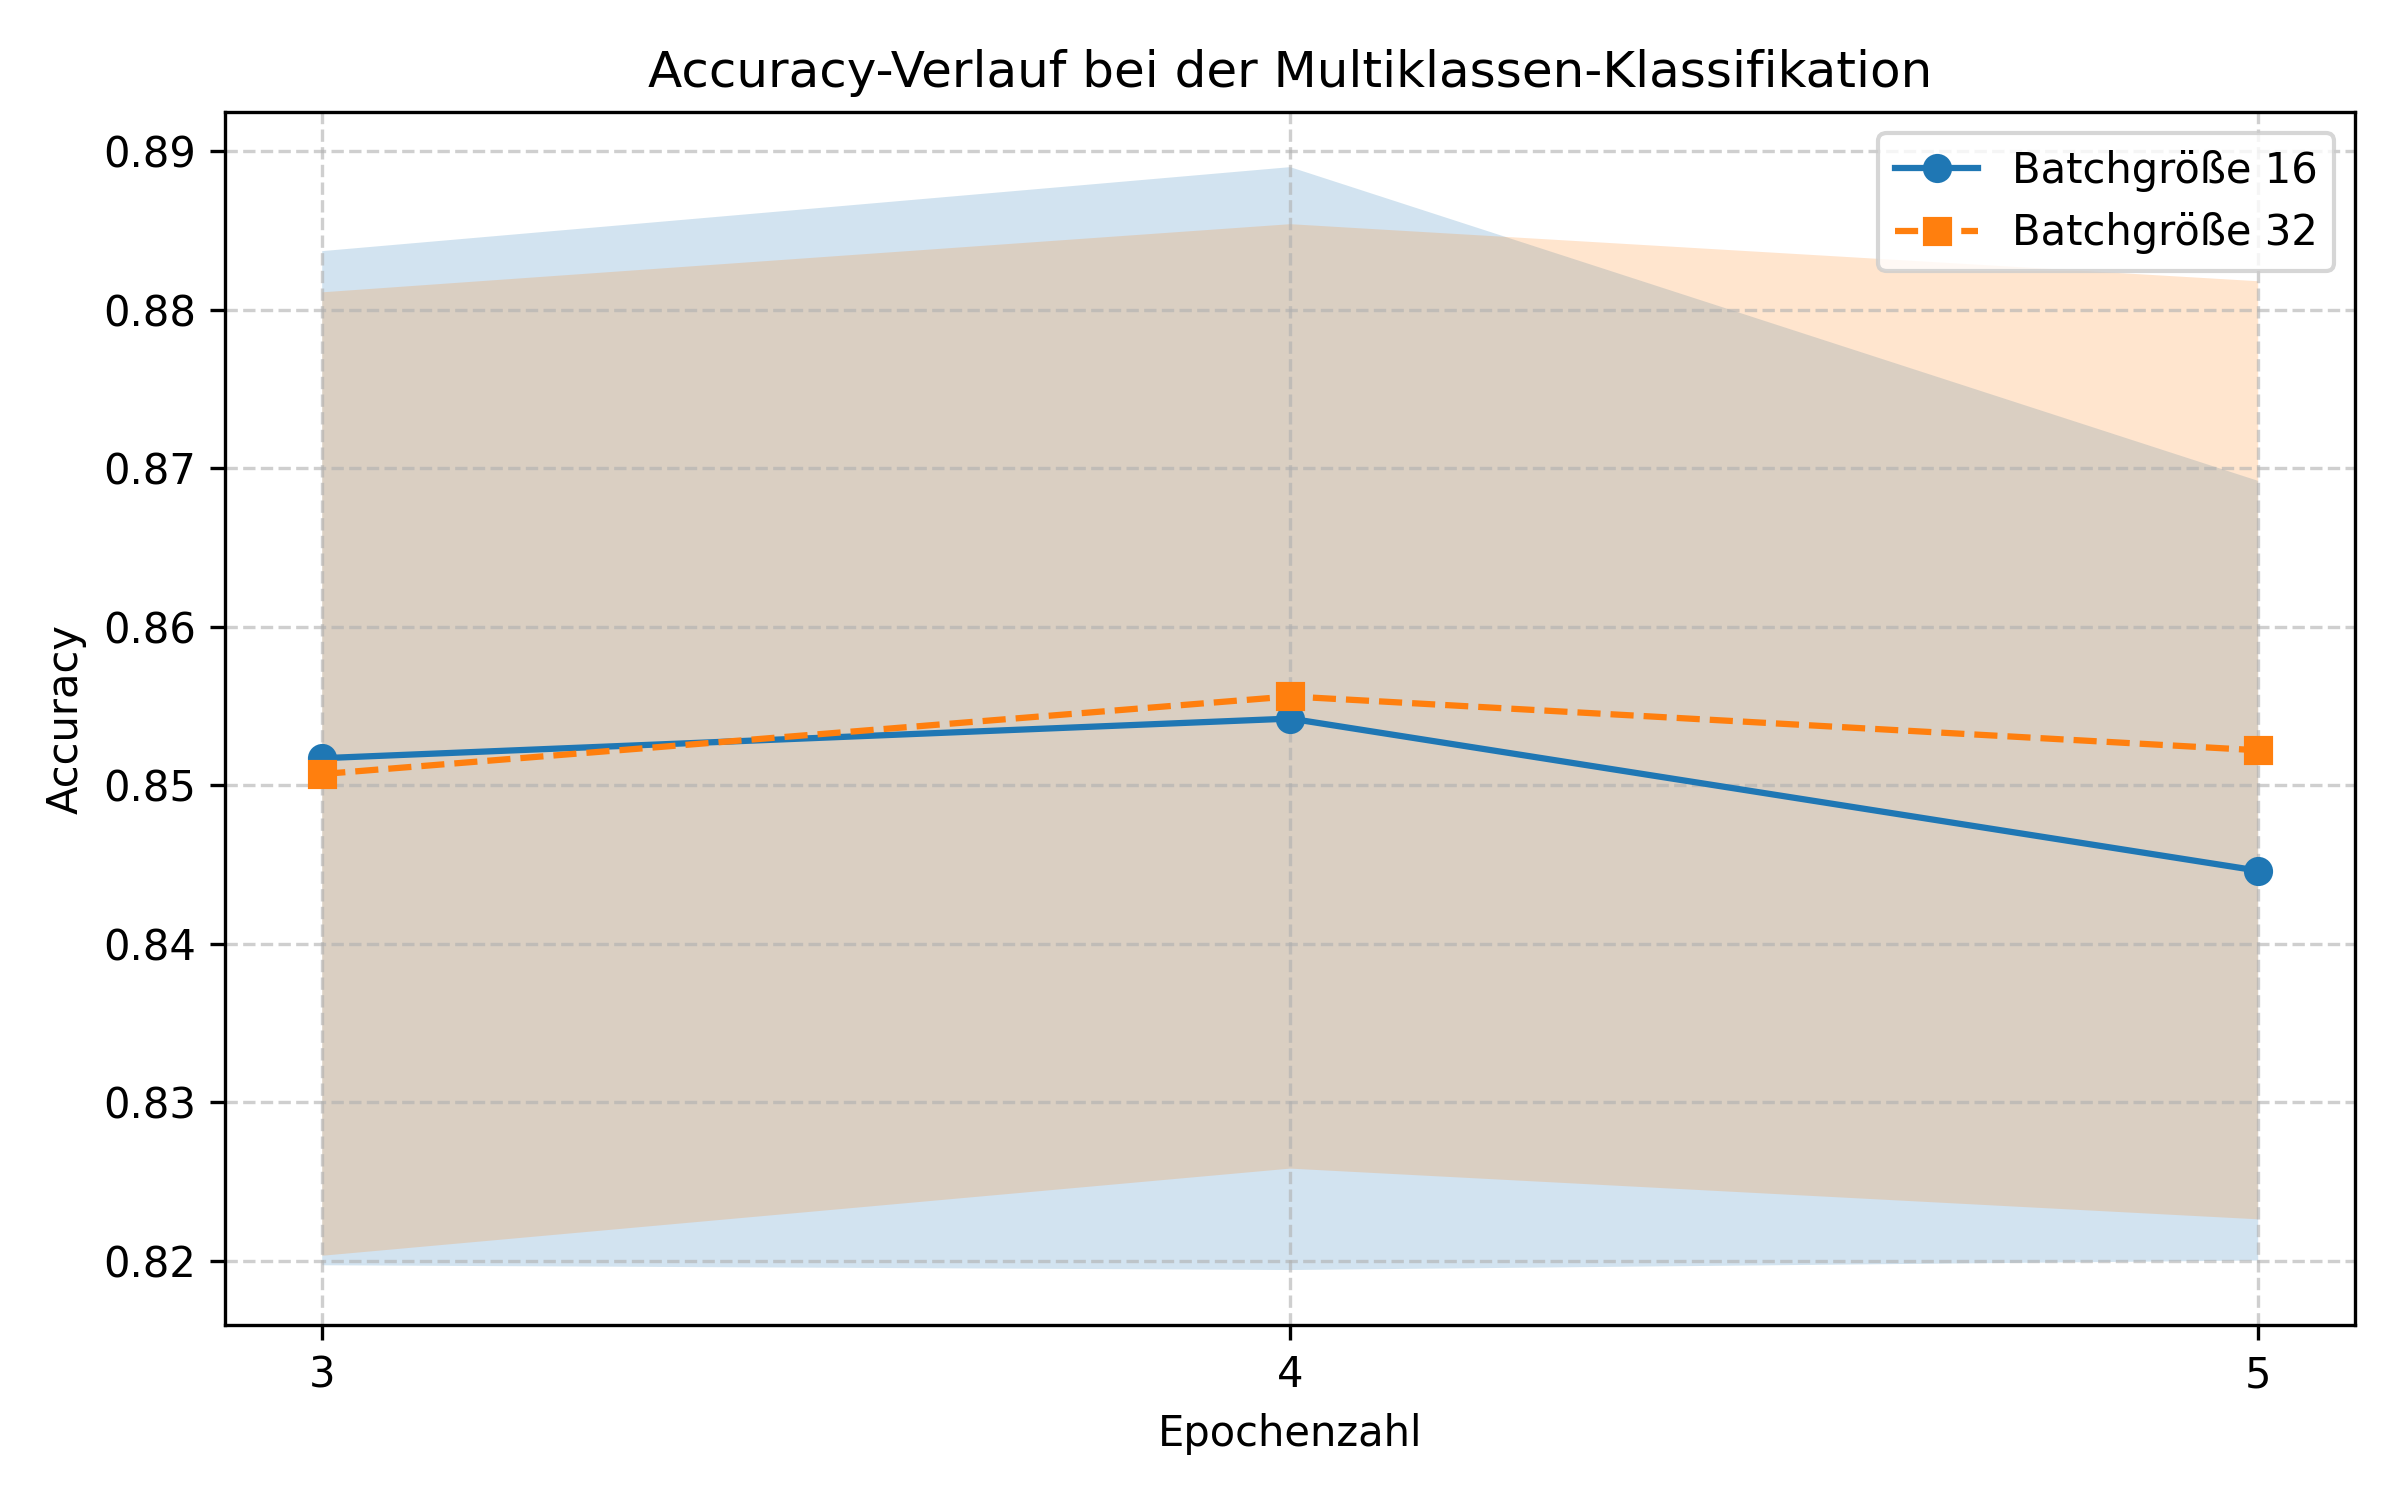

Python code for this plot:
# ================================================================
# Plots the accuracy over epochs for multiclass classification with
# two batch sizes, including standard deviation shading.
# ================================================================

import matplotlib.pyplot as plt
import numpy as np

# --- Measurement data ---------------------------------------------------------

# Epochs
epochs = [3, 4, 5]

# Mean accuracy values
accuracy_batch16 = [0.8517, 0.8542, 0.8446]
accuracy_batch32 = [0.8507, 0.8556, 0.8522]

# Standard deviations
std_batch16 = [0.0320, 0.0348, 0.0246]
std_batch32 = [0.0304, 0.0298, 0.0296]

# --- Create plot ------------------------------------------------
plt.figure(figsize=(8, 5))

# Main curves
plt.plot(epochs, accuracy_batch16, '-o', label='Batchgröße 16')
plt.plot(epochs, accuracy_batch32, '--s', label='Batchgröße 32')

# Standard deviation shading
plt.fill_between(
    epochs,
    np.array(accuracy_batch16) - np.array(std_batch16),
    np.array(accuracy_batch16) + np.array(std_batch16),
    alpha=0.2
)

plt.fill_between(
    epochs,
    np.array(accuracy_batch32) - np.array(std_batch32),
    np.array(accuracy_batch32) + np.array(std_batch32),
    alpha=0.2
)

# Axes labels, title, layout
plt.xlabel('Epochenzahl')
plt.ylabel('Accuracy')
plt.title('Accuracy-Verlauf bei der Multiklassen-Klassifikation')
plt.xticks(epochs)  # only integer values on X-axis
plt.grid(True, linestyle='--', alpha=0.6)
plt.legend(loc='upper right')

plt.tight_layout()
plt.savefig("9_4_accuracy_multiclass.png", dpi=300)
plt.show()
